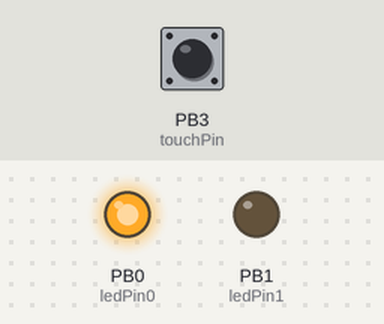
The sketch below on a simulated ATtiny85, built with avr-gcc and run on an emulated ATtiny85. Parts: output pins drawn as LEDs (lit = HIGH). The inputs (shaded band) are chosen by the test bench; at power-on: PB3 (touchPin) HIGH.

Above: at 23.2 s.
23.3 s: PB3 (touchPin) pulled LOW for 0.15 s
At 25.4 s:
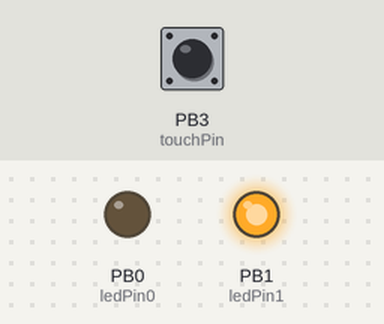
33.5 s: PB3 (touchPin) pulled LOW for 1 s
At 44.3 s:
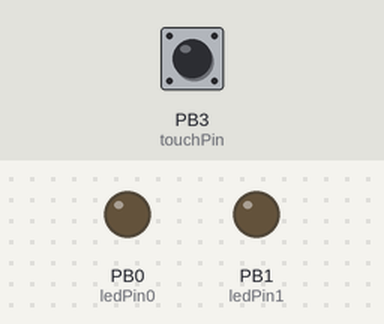
45.5 s: PB3 (touchPin) pulled LOW for 3.2 s
At 61.3 s:
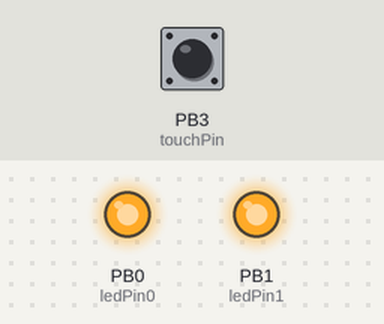
Timing chart, 0 to 73.5 s (numbered marks = the images above; inputs shaded):
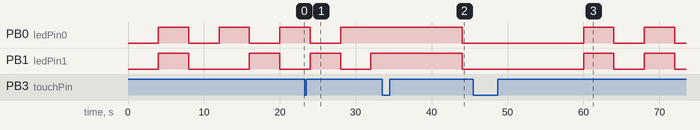

Measured:
- after the input at 23.3 s, PB0 (ledPin0): goes on until 28.0 s, then stays HIGH
- after the input at 33.5 s, PB0 (ledPin0), PB1 (ledPin1): HIGH → LOW after 10.5 s
- after the input at 45.5 s, PB0 (ledPin0), PB1 (ledPin1): alternates HIGH for 4.0 s and LOW for 4.0 s, starting after 14.5 s
- by itself, PB0 (ledPin0): alternates HIGH for 4.0 s and LOW for 4.0 s
- by itself, PB1 (ledPin1): alternates HIGH for 4.0 s and LOW for 8.0 s

The sketch:

SamATTiny85.ino
```cpp
const int ledPin0   = 0;
const int ledPin1   = 1;
const int touchPin  = 3;
const long interval = 4000;

int ledState0 = LOW;
int ledState1 = LOW;

unsigned long previousMillis = 0;

unsigned long touchMillis = 0;
bool touchState = false;

int mode = 0;

int sosa[] = {1,1,1,0,3,3,3,0,1,1,1,0};
int sosp = 0;
int sosv = -1;

void setup() {
  pinMode(ledPin0, OUTPUT);
  pinMode(ledPin1, OUTPUT);
  pinMode(touchPin, INPUT);
}

void loop() {
  unsigned long currentMillis = millis();

  if (touchMillis == 0 || digitalRead(touchPin) == LOW) {
    touchMillis = currentMillis;
  }

  if (currentMillis - touchMillis > interval * 2) {
    if (!touchState) {
      touchState = true;
      mode += 1;
      if (mode > 4) {
        mode = 0;
      }
      sosp = 0;
    }
  } else {
      touchState = false;
  }

  if (currentMillis - previousMillis >= interval) {
    previousMillis = currentMillis;

    switch(mode) {
      case 0:
        ledState0 = !ledState0;
        ledState1 = ledState0;
        break;

      case 1:
        ledState0 = !ledState0;
        ledState1 = !ledState0;
        break;

      case 2:
        ledState0 = HIGH;
        ledState1 = HIGH;
        break;

      case 3:
        ledState0 = LOW;
        ledState1 = LOW;
        break;

      case 4:
        if (sosv < 0) {
          sosv = sosa[sosp];
        }

        if (sosv > 0) {
          ledState0 = HIGH;
        } else {
          ledState0 = LOW;
          sosp += 1;
          if (sosp >= 12) {
            sosp = 0;
          }
        }
        sosv -= 1;
        ledState1 = ledState0;
        break;

    }
  }

  digitalWrite(ledPin0, ledState0);
  digitalWrite(ledPin1, ledState1);
}
```
